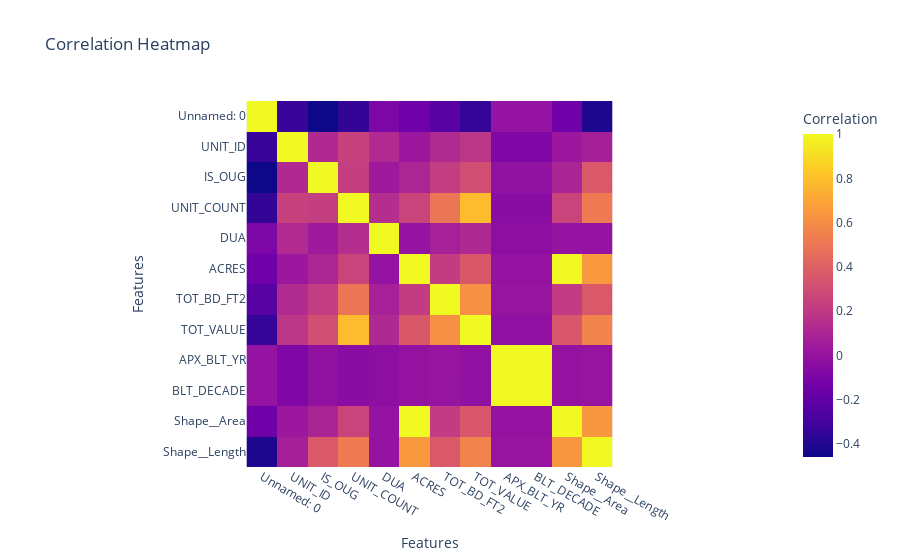

Notebook source saved alongside this figure:
### Code cell
import plotly.express as px

correlation_matrix = combined_df.corr(numeric_only=True)

# Create a heatmap of the correlation matrix
fig = px.imshow(
    correlation_matrix,
    labels=dict(x="Features", y="Features", color="Correlation"),
    x=correlation_matrix.columns,
    y=correlation_matrix.columns,
    title='Correlation Heatmap'
)
fig.show()

### Figure 1 — Plotly figure (JSON) as saved in the notebook; plotly's stock layout.template omitted (floating-point values rounded to 4 significant figures; data arrays with more than 128 entries replaced by an {"elided": "..."} marker saying what was removed)
{"data": [{"coloraxis": "coloraxis", "hovertemplate": "Features: %{x}<br>Features: %{y}<br>Correlation: %{z}<extra></extra>", "name": "0", "type": "heatmap", "x": ["Unnamed: 0", "UNIT_ID", "IS_OUG", "UNIT_COUNT", "DUA", "ACRES", "TOT_BD_FT2", "TOT_VALUE", "APX_BLT_YR", "BLT_DECADE", "Shape__Area", "Shape__Length"], "xaxis": "x", "y": ["Unnamed: 0", "UNIT_ID", "IS_OUG", "UNIT_COUNT", "DUA", "ACRES", "TOT_BD_FT2", "TOT_VALUE", "APX_BLT_YR", "BLT_DECADE", "Shape__Area", "Shape__Length"], "yaxis": "y", "z": {"elided": "12x12 float values"}}], "layout": {"coloraxis": {"colorbar": {"title": {"text": "Correlation"}}, "colorscale": [[0, "#0d0887"], [0.1111, "#46039f"], [0.2222, "#7201a8"], [0.3333, "#9c179e"], [0.4444, "#bd3786"], [0.5556, "#d8576b"], [0.6667, "#ed7953"], [0.7778, "#fb9f3a"], [0.8889, "#fdca26"], [1, "#f0f921"]]}, "title": {"text": "Correlation Heatmap"}, "xaxis": {"anchor": "y", "constrain": "domain", "domain": [0, 1], "scaleanchor": "y", "title": {"text": "Features"}}, "yaxis": {"anchor": "x", "autorange": "reversed", "constrain": "domain", "domain": [0, 1], "title": {"text": "Features"}}}}
